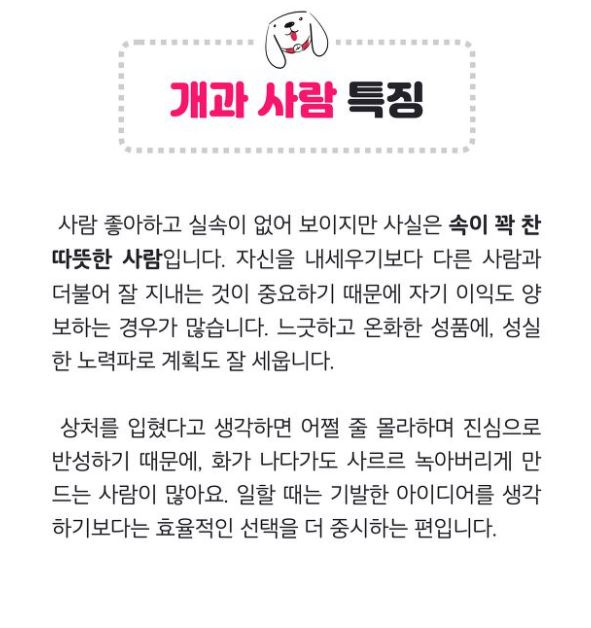
#> input picture a1.jpg, 591 x 628 px
$ python cat_dog.py
#> lines starting #> are read from the running program, lines starting #| are printed output that depends on the picture
import time # 현재 시간을 가지고 오는 모듈
import os # 프로그램을 돌리는 컴퓨터의 운영체제를 검사할 수 있도록 하기위한  모듈
import platform # 현재 사용하고 시스템 유형을 알려주는 모듈
import matplotlib.pyplot as plt # 파이썬과 그림파일을 연결하여 원하는 이미지파일이 실행되게 하기위한 모듈
from PIL import Image # 파이썬과 그림파일을 연결하여 원하는 이미지파일이 실행되게 하기위한 모듈


def clear(): # window 에 경우는  cls 이지만 ios 맥을 사용하는 사람의 경우 clear 으로 명령어가 다르기때문에 def 로 정의하여 표현
    os_type = platform.system()
    if os_type == 'Windows': # 윈도우 일 경우
        os.system('cls') # window 시스템의 cls 기능 실행
    else:
        os.system('clear') #  아닐경우 ios운영체제일 경우 이므로 clear 기능 실행


clear() # 화면 클리어 하기
while True:
    print("당신은 강아지형 인간? 고양이형 인간?.")

    cat = 0
    dog = 0
    time.sleep(1) #화면 잠시 멈춤 sleep()는 잠시동안 멈춤을 유지
    clear()
    print("친구들과 다같이 식당에 간 당신. 직원이 다가와 주문을 할거냐 묻는다. 당신의 행동은??")
    print("1.친구들이 주문하는 내용을 듣고 주문한다")
    print("2.누구 보다 빠르게, 가장 먼저 주문한다")
    q1 = int(input("번호를 입력해주세요:")) # int 정수값으로 변환
#> the answer given: 3

    if q1 == 1: # 1번을 선택할 경우  a에 1이 추가가 되어 나중에 a 와 b 값의 경우의수로 다른 결과값을 출력하기 위한 축적
        dog += 1
    if q1 == 2:
        cat += 1
    else:
        print("다시입력하세요")

    clear()
    print("따스한 봄날을 즐기며 한가롭게 거리를 거닐던 당신. 저 멀리서 싫어하는 선배(직장 상사)가 다가오는 것을 보았다. 상대방은 아직 당신을 알아차리지 못했다. 어떻게 할까?")
    print("1.상대방과 마주하면 대놓고 불쾌감을 표출한다")
    print("2.다른 길로 도망친다")
    print("3.상대방이 알아차리면 인사하고, 아니면 무시한다")
    print("3.태연하게 인사한다")
    q2 = int(input("번호를 입력해주세요:"))
#> the answer given: 3

    if q2 == 1:
        dog += 1
    if q2 == 2:
        dog += 1
    if q2 == 3:
        cat += 1
    if q2 == 4:
        cat += 1
    clear()
    print("당신이 선호하는 직장의 모습은?")
    print("1.인간관계가 온화하고 친근한 분위기의 직장")
    print("2.전문성을 쌓을 수 있는 직장")
    print("3.여러가지 일을 해볼 수 있는 직장")
    print("4.공과 사가 철저한 직장")
    q3 = int(input("번호를 입력해주세요:"))
#> the answer given: 3

    if q3 == 1:
        dog += 1
    if q3 == 2:
        cat += 1
    if q3 == 3:
        dog += 1
    if q3 == 4:
        cat += 1

    clear()
    print("배가 고프다. 다음 메뉴 중 어떤 것을 먹을까?")
    print("1.깔끔한 초밥")
    print("2.국민점심 제육덮밥")
    print("3.뜨근한 국밥한뚝배기")
    print("4.간단한 면요리")
    q4 = int(input("번호를 입력해주세요:"))
#> the answer given: 3


    if q4 == 1:
        cat += 1
    if q4 == 2:
        dog += 1
    if q4 == 3:
        dog += 1
    if q4 == 4:
        cat += 1
    clear()
    print("간만의 휴일을 맞이한 당신, 당신이 빌려보고 싶은 비디오(DVD) 영화장르는?")
    print("1.로맨틱, 코미디 ,멜로")
    print("2.스릴러, 공포 ,액션물")
    print("3.에로, 성인물")
    print("4.빌려보기 귀찮다")
    q5 = int(input("번호를 입력해주세요:"))
#> the answer given: 3

    if q5 == 1:
        cat += 1
    if q5 == 2:
        dog += 1
    if q5 == 3:
        dog += 1
    if q5 == 4:
        cat += 1
    clear()
    print("미로를 헤매이던 당신. 그러던 중 계단과 마주했다. 다음 중 당신이 택할 계단은?")
    print("1.오르막계단")
    print("2.내리막계단")
    q6 = int(input("번호를 입력해주세요:"))
#> the answer given: 3

    if q6 == 1:
        dog += 1
    if q5 == 2:
        cat += 1

    print("결과는")
    clear()
    script_dir = os.path.dirname(os.path.abspath(__file__))


    if cat > dog:
        print("당신은 고양이과")
        image = Image.open(os.path.join(script_dir, 'b1.jpg'))
        plt.imshow(image)
        plt.show()
        image = Image.open(os.path.join(script_dir, 'b2.jpg'))
        plt.imshow(image)
        plt.show()
        image = Image.open(os.path.join(script_dir, 'b3.jpg'))
        plt.imshow(image)
        plt.show()
    elif dog > cat:
        print("당신은 강아지과")
        image = Image.open(os.path.join(script_dir, 'a1.jpg'))
#> image is the input picture: PIL image 591x628 RGB; mean R, G, B 240.6, 238.7, 239.7
        plt.imshow(image)
        plt.show()
        image = Image.open(os.path.join(script_dir, 'a2.jpg'))
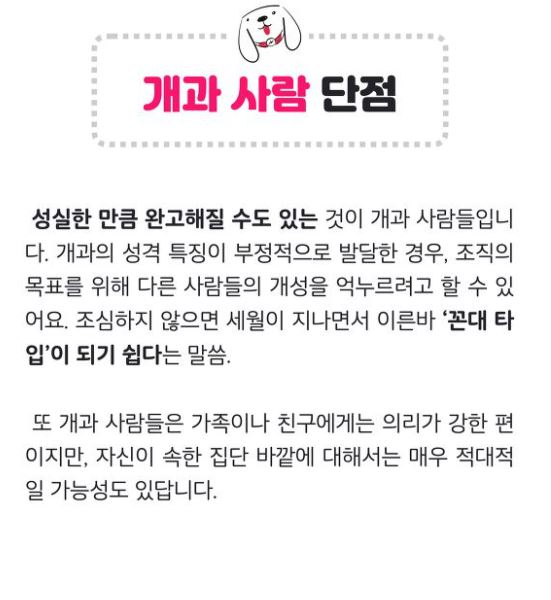
#> input picture a2.jpg, 551 x 600 px
#> image is the input picture: PIL image 551x600 RGB; mean R, G, B 241, 238.8, 240
        plt.imshow(image)
        plt.show()
        image = Image.open(os.path.join(script_dir, 'a3.jpg'))
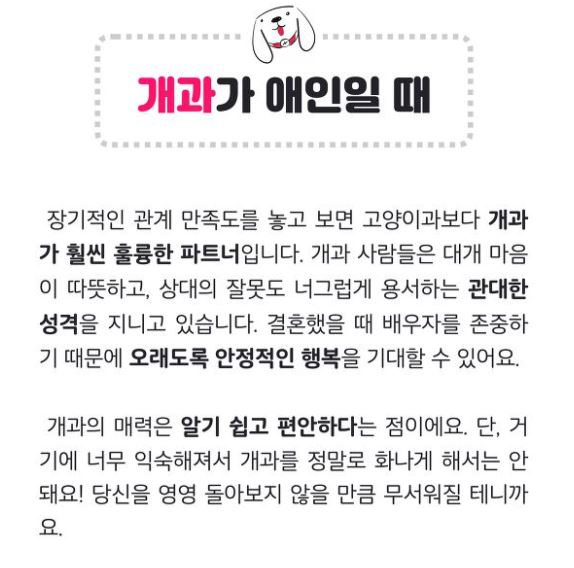
#> input picture a3.jpg, 574 x 568 px
#> image is the input picture: PIL image 574x568 RGB; mean R, G, B 236.3, 235.2, 236
        plt.imshow(image)
        plt.show()
    else:
        print("당신은 반반")
        image = Image.open(os.path.join(script_dir, 'C.jpg'))
        plt.imshow(image)
        plt.show()
#> (the run stopped early here; a loop or call above may not have finished)
